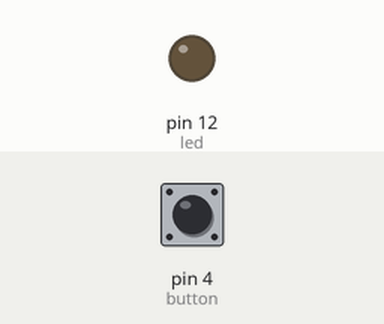
Simulated run of this sketch. Board: Arduino Uno, built with avr-gcc and run on an emulated ATmega328P. Shown: output pins drawn as LEDs (lit = HIGH). Inputs (shaded band) come from the test bench; at power-on: pin 4 (button) LOW.

Above: at 1.2 s.
1.3 s: pin 4 (button) pulled HIGH for 0.15 s
At 1.37 s:
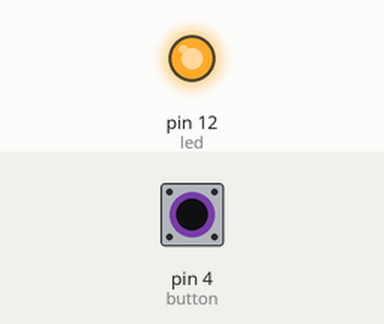
2.9 s: pin 4 (button) pulled HIGH for 3.2 s
At 6.6 s:
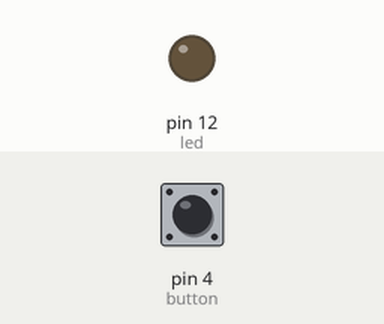
Timing chart, 0 to 8.1 s (numbered marks = the images above; inputs shaded):
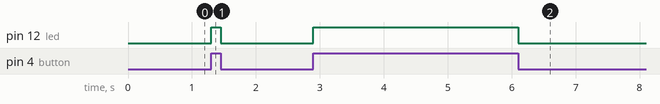

Measured:
- after the input at 1.3 s, pin 12 (led): LOW → HIGH at once, → LOW 0.15 s later
- after the input at 2.9 s, pin 12 (led): LOW → HIGH at once, → LOW 3.2 s later

The sketch:

ledButton.ino
```cpp
const int led = 12;
const int button = 4;
int val = 0;

void setup() {
  pinMode(led, OUTPUT);
  pinMode(button, INPUT);
}

void loop() {

  val = digitalRead(button);

  if (val == HIGH)
  {
    digitalWrite(led, HIGH);
  }
  else
  {
    digitalWrite(led, LOW);
  }

}
```
